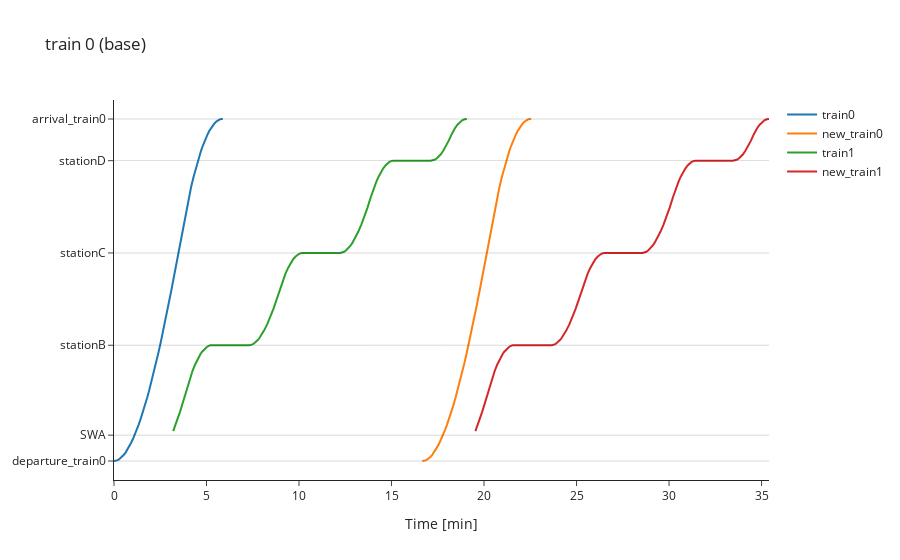

This figure's notebook cell:
### Code cell
sim.space_time_chart_plotly(0)
